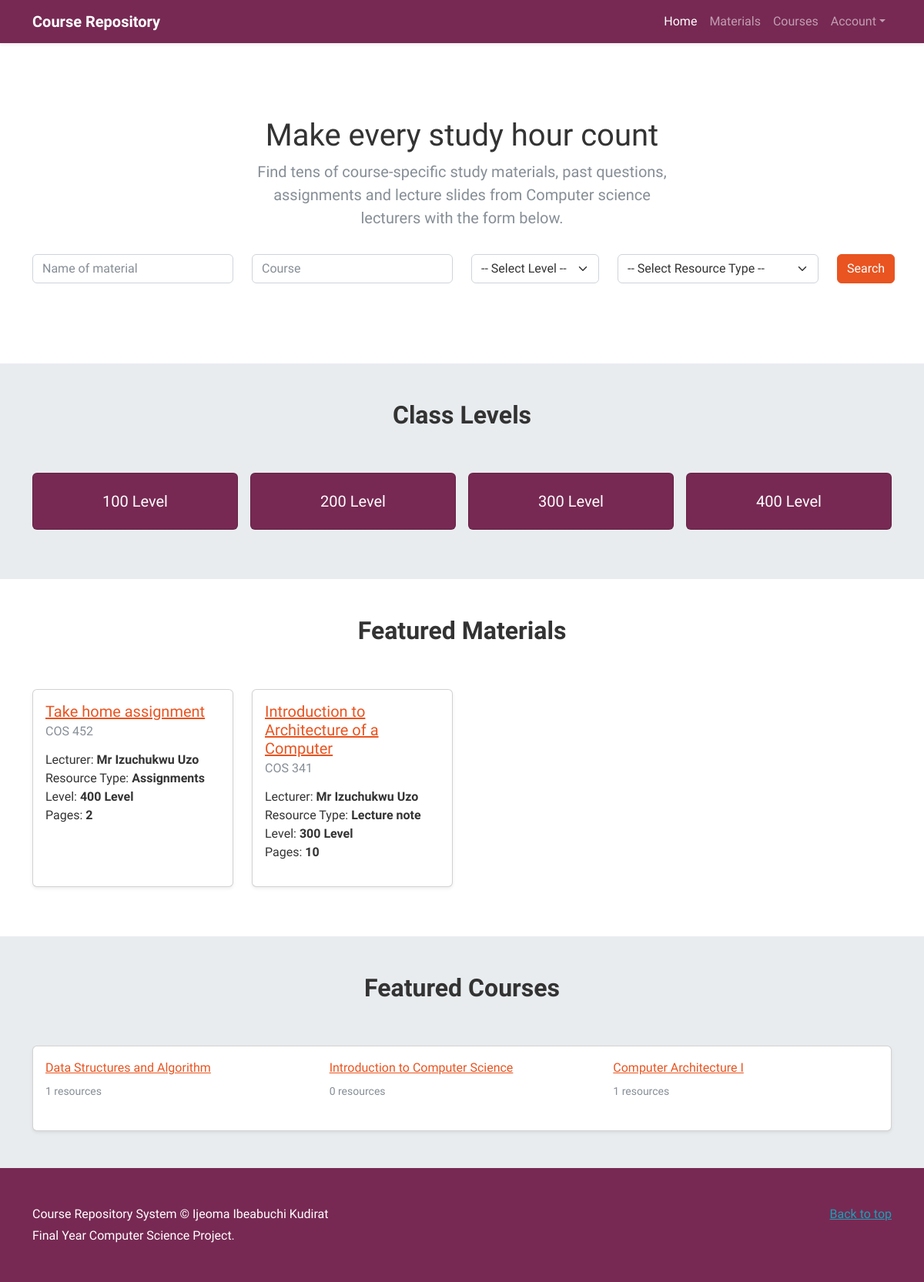
The page / on the database its author committed.
### repository/models.py (models this page shows, shortened)
class Level(models.Model):
    year = models.CharField(max_length=10)
    slug = models.SlugField(max_length=10, unique=True)
    def get_absolute_url(self):
        return reverse('level', kwargs={'slug': self.slug})
    def __str__(self):
        return self.year

class Material(models.Model):
    name = models.CharField(max_length=100)
    lecturer = models.CharField(max_length=50)
    slug = models.SlugField(max_length=100, unique=True)
    course = models.ForeignKey(Course, on_delete=models.CASCADE)
    description = models.TextField()
    image = models.ImageField(upload_to='images')
    document = models.FileField(upload_to='materials')
    resource_type = models.ForeignKey(ResourceType, on_delete=models.PROTECT)
    pages = models.PositiveSmallIntegerField()
    user_library = models.ManyToManyField(
        settings.AUTH_USER_MODEL, related_name='user_materials', blank=True)
    created = models.DateTimeField(auto_now_add=True)
    updated = models.DateTimeField(auto_now=True)
    class Meta:
        ordering = ['name']
    def get_absolute_url(self):
        return reverse('course_material', kwargs={'slug': self.slug})

class Course(models.Model):
    title = models.CharField(max_length=100)
    slug = models.SlugField(max_length=100, unique=True)
    code = models.CharField(max_length=10)
    level = models.ForeignKey(Level, on_delete=models.CASCADE)
    class Meta:
        ordering = ['title']
    def get_absolute_url(self):
        return reverse('course_detail', kwargs={'slug': self.slug})

class ResourceType(models.Model):
    name = models.CharField(max_length=20, unique=True)
    slug = models.SlugField(max_length=20, unique=True)
    created = models.DateTimeField(auto_now_add=True)
    updated = models.DateTimeField(auto_now=True)
    def __str__(self):
        return self.name

### repository/views.py (the view)
# urls.py: 2. Add a URL to urlpatterns:  path('', views.home, name='home')
def home(request):
    levels = Level.objects.all()
    materials = Material.objects.order_by("?")[:8]
    courses = Course.objects.order_by("?")[:9]
    resource_types = ResourceType.objects.all()
    template_name = 'home.html'
    context = {
        'levels': levels,
        'materials': materials,
        'courses': courses,
        'resource_types': resource_types,
    }
    return render(request, template_name, context)

### templates/home.html (shortened to what this page needs)
{% extends "base.html" %}
{% block content %}
<section class="py-5 text-center container">
    <div class="row py-lg-5">
        <div class="col-lg-6 col-md-8 mx-auto mb-3">
            <h1 class="fw-light">Make every study hour count</h1>
            <p class="lead text-muted">Find tens of course-specific study materials, past questions, assignments and lecture slides from Computer science lecturers with the form below.</p>
        </div>
        {% include "partials/_search_filters.html" %}
    </div>
</section>
<div class="py-5 bg-light">
    <div class="container">
        <div class="row gx-5 justify-content-center mb-5">
            <div class="col-lg-8 col-xl-6">
                <div class="text-center">
                    <h2 class="fw-bolder">Class Levels</h2>
                </div>
            </div>
        </div>
        <div class="row g-3">
            {% for level in levels %}
            <div class="col-lg-3 col-md-6 mb-3">
                <div class="card bg-dark">
                    <a href="{{ level.get_absolute_url }}" class="text-decoration-none">
                        <h5 class="text-white text-center py-3 pt-4">{{ level.year }}</h5>
                    </a>
                </div>
            </div>
            {% empty %}
            <p>No record available.</p>
            {% endfor %}
        </div>
    </div>
</div>
<div class="py-5">
    <div class="container">
        <div class="row gx-5 justify-content-center mb-5">
            <div class="col-lg-8 col-xl-6">
                <div class="text-center">
                    <h2 class="fw-bolder">Featured Materials</h2>
                </div>
            </div>
        </div>
        <div class="row">
            {% for material in materials %}
            {% include 'partials/_material_item.html' %}
            {% empty %}
            <p>No record available.</p>
            {% endfor %}
        </div>
    </div>
</div>
<div class="py-5 bg-light">
    <div class="container">
        <div class="row gx-5 justify-content-center mb-5">
            <div class="col-lg-8 col-xl-6">
                <div class="text-center">
                    <h2 class="fw-bolder">Featured Courses</h2>
                </div>
            </div>
        </div>
        <div class="card shadow-sm p-3">
            <div class="row">
                {% for course in courses %}
                {% include 'partials/_course_item.html' %}
                {% empty %}
                <p>No record available.</p>
                {% endfor %}
            </div>
        </div>
    </div>
</div>
{% endblock content %}

### templates/base.html (shortened to what this page needs)
{% load static %}
<!DOCTYPE html>
<html lang="en">
<head>
    <link rel="stylesheet" href="{% static 'styles/bootstrap.css' %}"/>
</head>
<body class="d-flex flex-column min-vh-100">
    <header>
        <div class="navbar navbar-expand-lg navbar-dark bg-dark shadow-sm">
            <div class="container">
                <a href="{% url 'home' %}" class="navbar-brand d-flex align-items-center">
                    <strong>Course Repository</strong>
                </a>
                <div class="collapse navbar-collapse" id="navbarToggler">
                    <ul class="navbar-nav ms-auto mb-2 mb-md-0">
                        <li class="nav-item">
                            <a class="nav-link {% url 'home' as home_url %}{% if request.get_full_path == home_url %}active{% endif %}" href="{% url 'home' %}">Home</a>
                        </li>
                        <li class="nav-item">
                            <a class="nav-link {% url 'materials' as materials_url %}{% if request.get_full_path == materials_url %}active{% endif %}" href="{% url 'materials' %}">Materials</a>
                        </li>
                        <li class="nav-item">
                            <a class="nav-link {% url 'courses' as courses_url %}{% if request.get_full_path == courses_url %}active{% endif %}" href="{% url 'courses' %}">Courses</a>
                        </li>
                        <li class="nav-item dropdown">
                            <a class="nav-link dropdown-toggle" id="navbarDropdown" href="#" role="button" data-bs-toggle="dropdown"
                                aria-expanded="false">Account</a>
                        </li>
                    </ul>
                </div>
            </div>
        </div>
    </header>
    <main>
        {% block content %} {% endblock content %}
    </main>
    <footer class="text-white py-5 mt-auto bg-dark">
        <div class="container">
            <p class="float-end mb-1">
                <a href="#" class="text-info">Back to top</a>
            </p>
            <p class="mb-1">Course Repository System &copy; Ijeoma Ibeabuchi Kudirat</p>
            <p class="mb-0">Final Year Computer Science Project.</p>
        </div>
    </footer>
</body>
</html>

### templates/partials/_search_filters.html (shortened to what this page needs)
<form action="{% url 'search' %}" method="get">
    <div class="row">
        <div class="col-lg-3 mb-2">
            <input type="text" class="form-control" placeholder="Name of material" name="name" id="id_name" value="{{ request.GET.name }}">
        </div>
        <div class="col-lg-3 mb-2">
            <input type="text" class="form-control" placeholder="Course" name="course" id="id_course" value="{{ request.GET.course }}">
        </div>
        <div class="col-lg-2 form-group mb-2">
            <select name="level" class="form-select" id="id_level">
                <option value="" selected>-- Select Level --</option>
            </select>
        </div>
        <div class="col-lg-3 form-group mb-2">
            <select name="resource_type" class="form-select" id="id_resource_type">
                <option value="" selected>-- Select Resource Type --</option>
            </select>
        </div>
        <div class="col-lg-1">
            <button type="submit" class="btn btn-primary">Search</button>
        </div>
    </div>
</form>

### templates/partials/_material_item.html
<div class="col-lg-3 col-md-6 col-12 mb-3">
    <div class="card shadow-sm h-100">
        <div class="card-body">
            <h5 class="card-title"><a href="{{ material.get_absolute_url }}">{{ material.name }}</a></h5>
            <h6 class="card-subtitle mb-2 text-muted">{{ material.course.code }}</h6>
            <p class="card-text">
                <ul class="list-unstyled">
                    <li>Lecturer: <strong>{{ material.lecturer }}</strong></li>
                    <li>Resource Type: <strong>{{ material.resource_type }}</strong></li>
                    <li>Level: <strong>{{ material.course.level }}</strong></li>
                    <li>Pages: <strong>{{ material.pages }}</strong></li>
                </ul>
            </p>
        </div>
    </div>
</div>

### templates/partials/_course_item.html
<div class="col-lg-4 col-md-3 col-sm-6 col-12 mb-3">
    <a href="{{ course.get_absolute_url }}">{{ course.title }}</a>
    <small class="d-block text-muted py-2">{{ course.material_set.count }} resources</small>
</div>

### templates/base.html (style rules this page uses)
:root { --avatar-size: 3rem; }

### rows shown on the page
Level: year "100 Level"
Level: year "200 Level"
Level: year "300 Level"
Level: year "400 Level"
Material: name "Take home assignment", course.code "COS 452", lecturer "Mr Izuchukwu Uzo", resource_type "Assignments", course.level "400 Level", pages "2"
Material: name "Introduction to Architecture of a Computer", course.code "COS 341", lecturer "Mr Izuchukwu Uzo", resource_type "Lecture note", course.level "300 Level", pages "10"
Course: title "Data Structures and Algorithm", material_set.count "1"
Course: title "Introduction to Computer Science", material_set.count "0"
Course: title "Computer Architecture I", material_set.count "1"
